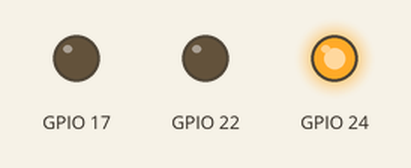
This program was run on a simulated Raspberry Pi (BCM pin numbers). Shown: output pins drawn as LEDs (lit = HIGH). At 3.0 s the program stops and its outputs stay as they are.

Above: at 0.1 s.
At 1.1 s:
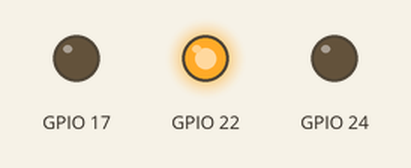
At 2.1 s:
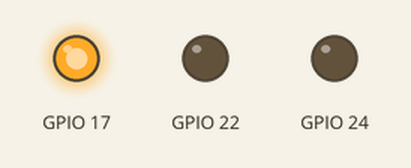
At 3.1 s:
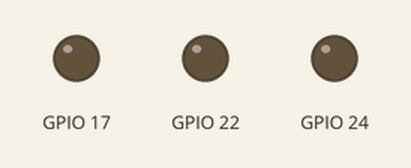
Timing chart, 0 to 4.5 s (numbered marks = the images above):
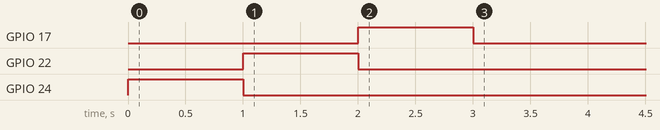

The program:

02_colour_sequence.py
```python
#!/usr/bin/python3

# ------------------------------------------------------------------
# Name  : 02_colour_sequence.py
# Source: https://raw.githubusercontent.com/walter-rothlin/RaspberryPi4PiPlates/master/Python_Raspberry/02_SwissSkills_Jungle/scripts/solutions/02_colour_sequence.py
#
# Description: RGB LED-Strips
#
#
# Autor: Walter Rothlin
#
# History:
# 01-Jan-2018   Benjamin Raison   Initial Version for CS @ Swiss skills
# 09-Dec-2023   Walter Rothlin    Integrated in Moodle course
# 03-Aug-2025   Walter Rothlin    Moved to seperate Repository
#
# ------------------------------------------------------------------
import time
from LEDController import LEDController

led = LEDController()

try:

    led.setRed(255)
    time.sleep(1)

    led.setRed(0)
    led.setGreen(255)
    time.sleep(1)

    led.setGreen(0)
    led.setBlue(255)
    time.sleep(1)

    led.clear()

except KeyboardInterrupt:
    pass
except: raise
finally:
    led.clear()
```

LEDController.py
```python
#!/usr/bin/python3

# ------------------------------------------------------------------
# Name  : LEDController.py
# Source: https://raw.githubusercontent.com/walter-rothlin/RaspberryPi4PiPlates/master/Python_Raspberry/02_SwissSkills_Jungle/scripts/solutions/LEDController.py
#
# Description: RGB LED-Strips
#
#
# Autor: Walter Rothlin
#
# History:
# 01-Jan-2018   Benjamin Raison   Initial Version for CS @ Swiss skills
# 09-Dec-2023   Walter Rothlin    Integrated in Moodle course
# 03-Aug-2025   Walter Rothlin    Moved to seperate Repository
#
# ------------------------------------------------------------------
import pigpio
import time

class LEDController:

    PIN_RED = 24
    PIN_GREEN = 22
    PIN_BLUE = 17

    pi = pigpio.pi()

    def set(self, pin, value):
        self.pi.set_PWM_dutycycle(pin, value)

    def clear(self):
        self.set(self.PIN_RED, 0)
        self.set(self.PIN_BLUE, 0)
        self.set(self.PIN_GREEN, 0)

    def setGreen(self, value):
        self.set(self.PIN_GREEN, value)

    def setBlue(self, value):
        self.set(self.PIN_BLUE, value)

    def setRed(self, value):
        self.set(self.PIN_RED, value)

    def clearRed(self):
        self.set(self.PIN_RED, 0)

    def clearBlue(self):
        self.set(self.PIN_BLUE, 0)

    def clearGreen(self):
        self.set(self.PIN_GREEN, 0)
```

Measured:
- by itself, GPIO 17: LOW → HIGH at 2.0 s, → LOW 1.0 s later
- by itself, GPIO 22: LOW → HIGH at 1.0 s, → LOW 1.0 s later
- by itself, GPIO 24: LOW → HIGH at 0.00 s, → LOW 1.0 s later
